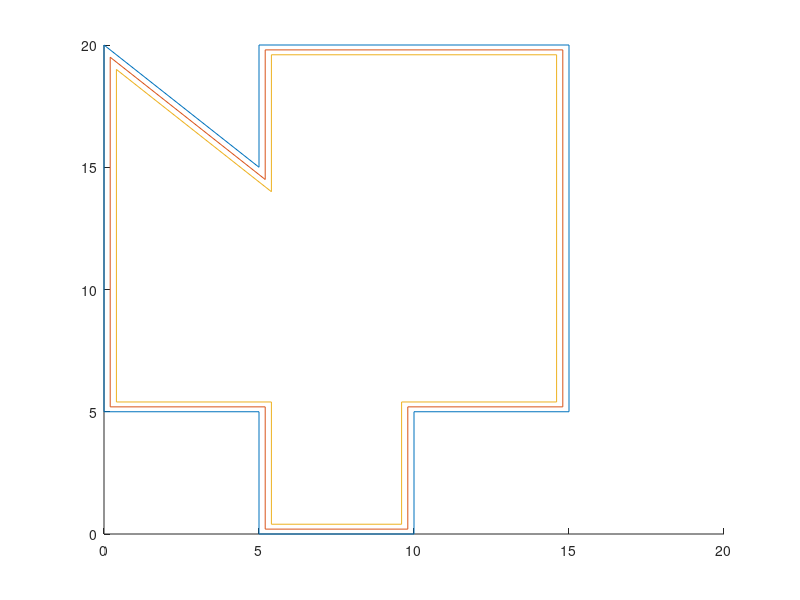

Write the MATLAB code that produced this figure. (Note: this script raises an error after producing the figure.)
clear
clc

%% Initialization




%% Test Initial Shape
close all

x = [0 0 5 5 15 15 10 10 5 5 0];
y = [5 20 15 20 20 5 5 0 0 5 5];
x2 = [0.2 0.2 5.2 5.2 14.8 14.8 9.8 9.8 5.2 5.2 0.2];
y2 = [5.2 19.5 14.5 19.8 19.8 5.2 5.2 0.2 0.2 5.2 5.2];
x3 = [0.4 0.4 5.4 5.4 14.6 14.6 9.6 9.6 5.4 5.4 0.4];
y3 = [5.4 19 14 19.6 19.6 5.4 5.4 0.4 0.4 5.4 5.4];
len = length(x);
x2store = [];
y2store = [];

% for i = 1:len
%     xcomp = x(i);
%     ycomp = y(i);
%     nozzle = 0.2;
% 
%     if xcomp - nozzle < min(x)
%         x2comp = xcomp + nozzle;
%     elseif xcomp + nozzle > max(x)
%         x2comp = xcomp - nozzle;
%     else
%         x2comp = xcomp + nozzle;
%     end
%     
%     if ycomp - nozzle < min(y)
%         y2comp = ycomp + nozzle;
%     elseif ycomp + nozzle > max(y)
%         y2comp = ycomp - nozzle;
%     else
%         y2comp = ycomp + nozzle;
%     end
% x2store = [x2store x2comp];
% y2store = [y2store y2comp];
% end
pstore = [];

for n = 1:10
    if x(n+1)-x(n) == 0
        p = 1;
    end
    p = polyfit([x(n+1) x(n)],[y(n+1) y(n)],1);
    pstore = [pstore ; p]
end

% for k = 0.2:0.2:50
%     infill = -x + k
%     func1 =


figure
hold on
plot(x,y)
plot(x2,y2)
plot(x3,y3)
plot(xref,yref)
xlim([-1 21])
ylim([-1 21])

zstore = [];
mult = 0;
for i = 0.2:0.2:10
    mult = 1 + mult;
    z = [];
    for j = 1:len
        zcomp = 0.2*mult;
        z = [z zcomp];
    end
zstore = [zstore ; z];
end

figure
plot3(x,y,zstore,x2,y2,zstore,x3,y3,zstore)
xlim([-1 21])
ylim([-1 21])
zlim([0 11])

%% Bottom Layer
